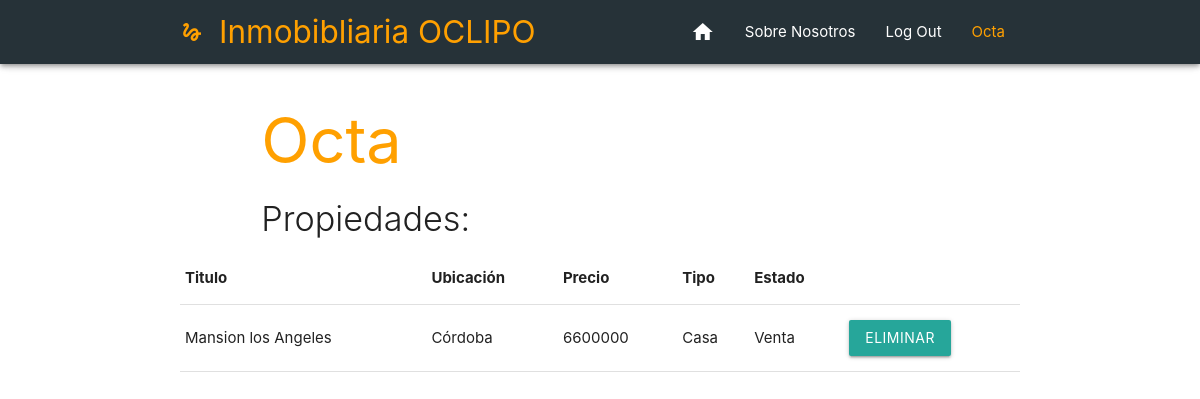
The app's page /perfil/Octa (signed in) with its own data.
### Inmobibliaria/models.py (models this page shows, shortened)
class Propiedad(models.Model):
    usuario = models.ForeignKey(User, on_delete=models.CASCADE, null=False)
    titulo = models.CharField(max_length=20)
    precio = models.IntegerField()
    ubicacion = models.ForeignKey('Ubicacion', on_delete=models.CASCADE, null=False)
    barrio = models.CharField(max_length=30)
    calle = models.CharField(max_length=30)
    numero = models.IntegerField()
    tipo = models.CharField(max_length=12,choices=TIPO_CHOICES)
    estado = models.CharField(max_length=8,choices=STATUS_CHOICES)
    habitaciones = models.IntegerField()
    baños = models.IntegerField()
    tamaño = models.IntegerField()
    descripcion = models.TextField(max_length=2000)
    fecha = models.DateTimeField(auto_now_add=True)

class Ubicacion(models.Model):
    provincia = models.CharField(max_length=30)
    def __str__(self):
        return "{}".format(self.provincia)

### Inmobibliaria/views.py (the view)
# urls.py: path("perfil/<str:usuario>",views.perfil, name = "perfil"),
def perfil(request, usuario):
    user = User.objects.get(username=usuario)
    propiedades=Propiedad.objects.filter(usuario=user)
    data = {
        'propiedades':propiedades,
        'usuario':user
    }
    return render(request,'Inmobibliaria/perfil.html',data)

### Inmobibliaria/templates/Inmobibliaria/perfil.html
{% extends 'Inmobibliaria/base.html' %}
{% block content %}
<div class="container">
          <div class="row" style="margin-bottom: 0;">
            <div class="col s12 m8 offset-m1 xl7 offset-xl1 center-on-small-only">
              <h1 class="header amber-text text-darken-2">{{usuario.username}}</h1>
              <h4 class="light">Propiedades:</h4>
            </div>
          </div>
<table>
    <th>Titulo</th>
    <th>Ubicación</th>
    <th>Precio</th>
    <th>Tipo</th>
    <th>Estado</th>
{% for pro in propiedades %}
    <tr>
        <td>{{pro.titulo}}</td>
        <td>{{pro.ubicacion}}</td>
        <td>{{pro.precio}}</td>
        <td>{{pro.tipo}}</td>
        <td>{{pro.estado}}</td>
        {% if user == usuario %}
            <td>
                <a href="{% url 'eliminar_propiedad' pro.id %}" class="waves-effect waves-light btn">Eliminar</a>
            </td>
        {% endif %}
    </tr>
{% endfor %}
</table>
</div>
{% endblock %}

### Inmobibliaria/templates/Inmobibliaria/navbar.html (shortened to what this page needs)
{% load static %}
<div class="navbar-fixed  ">
    <nav class="blue-grey darken-4 z-depth-2 ">
      <div class="nav-wrapper container ">
        <a class="brand-logo text-warning amber-text text-darken-2" href="{% url "home" %}" ><i class="medium material-icons ">gesture</i>Inmobibliaria OCLIPO</a>
        <ul id="nav-mobile" class="right hide-on-med-and-down text-warning">
          <li><a href="/" ><i class="medium material-icons  ">home</i></a>
          <li><a href="/aboutas" class="">Sobre Nosotros</a></li>
{% if user.is_authenticated %}
            <li><a href="/logout" class="">Log Out</a></li>
            <li><a href="/perfil/{{user.username}}" class="amber-text text-darken-2">{{user.username}}</a></li>
{% else %}
            <li><a href="/login" class="">Sign Up</a></li>
            <li><a href="/register" class="">Register</a></li>
{% endif %}
        </ul>
      </div>
    </nav>
  </div>

### records on screen
Propiedad: titulo "Mansion los Angeles", ubicacion "Córdoba", precio "6600000", tipo "Casa", estado "Venta"

### other values on screen
{{ user.username }} "Octa"
{{ usuario.username }} "Octa"
